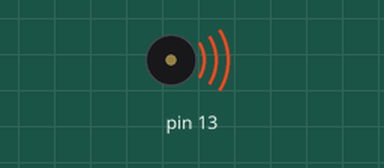
Bench run of a sketch on a simulated Arduino Uno, built with avr-gcc and run on an emulated ATmega328P. Shown: buzzer (waves = sounding).

Above: at 0.2 s.
Timing chart, 0 to 3.0 s (numbered marks = the images above):
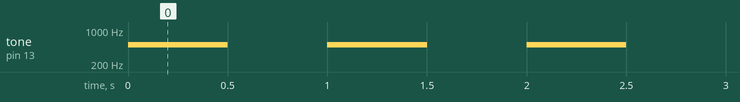

The sketch:

Blink.ino
```cpp
void setup() {
  pinMode(13, OUTPUT);
}
void loop() {
//  digitalWrite(13, HIGH);
 tone(13, 500, 500);
//  digitalWrite(13, LOW);
  delay(1000);
}
```

Measured:
- by itself, tone on pin 13: alternates 500 Hz for 0.50 s and silent for 0.50 s
